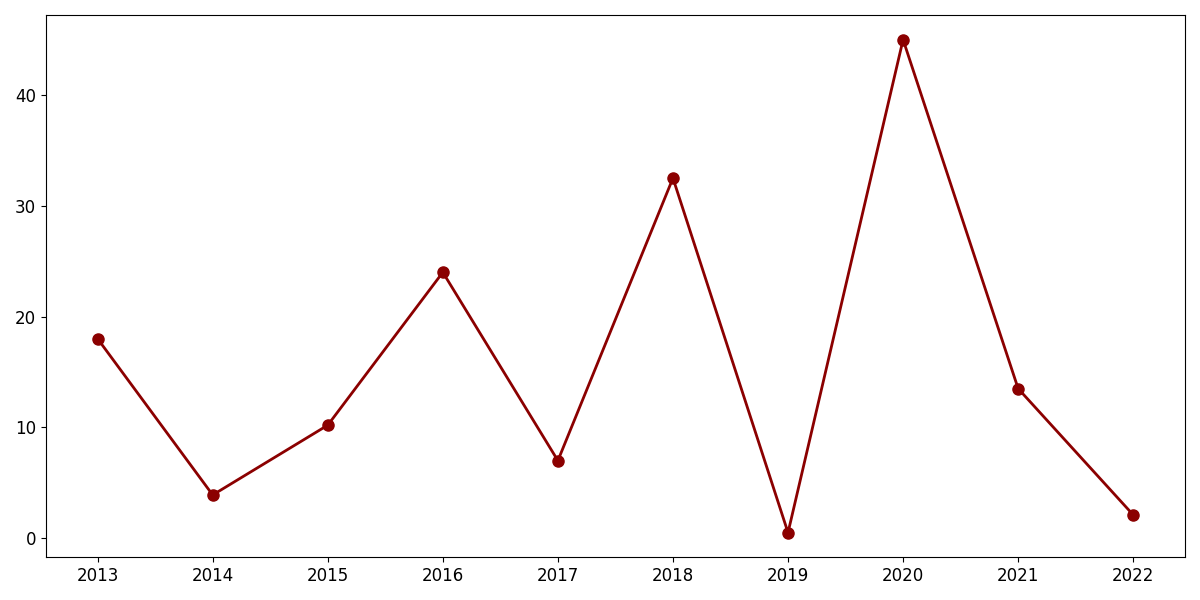

Reproduce this figure in Python.
import matplotlib.pyplot as plt
import numpy as np

years = np.arange(2013, 2023)
revenue = np.array([18.0, 3.9, 10.2, 24.0, 7.0, 32.5, 0.5, 45.0, 13.5, 2.1])

fig, ax = plt.subplots(figsize=(12, 6))
ax.plot(years, revenue, marker='o', linestyle='-', color='darkred', lw=2, markersize=8)

# Removing textual elements
ax.tick_params(axis='both', which='major', labelsize=12)
plt.xticks(np.arange(2013, 2023, step=1))
plt.tight_layout()
plt.show()
